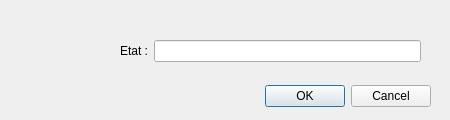
<?xml version="1.0" encoding="UTF-8"?>
<ui version="4.0">
 <class>Dialog_AddEtat</class>
 <widget class="QDialog" name="Dialog_AddEtat">
  <property name="geometry">
   <rect>
    <x>0</x>
    <y>0</y>
    <width>450</width>
    <height>120</height>
   </rect>
  </property>
  <property name="minimumSize">
   <size>
    <width>450</width>
    <height>120</height>
   </size>
  </property>
  <property name="maximumSize">
   <size>
    <width>450</width>
    <height>120</height>
   </size>
  </property>
  <property name="windowTitle">
   <string>Ajouter un etat</string>
  </property>
  <widget class="QDialogButtonBox" name="buttonBox">
   <property name="geometry">
    <rect>
     <x>90</x>
     <y>80</y>
     <width>341</width>
     <height>32</height>
    </rect>
   </property>
   <property name="orientation">
    <enum>Qt::Horizontal</enum>
   </property>
   <property name="standardButtons">
    <set>QDialogButtonBox::Cancel|QDialogButtonBox::Ok</set>
   </property>
  </widget>
  <widget class="QLabel" name="label_2">
   <property name="geometry">
    <rect>
     <x>30</x>
     <y>20</y>
     <width>71</width>
     <height>71</height>
    </rect>
   </property>
   <property name="text">
    <string/>
   </property>
   <property name="pixmap">
    <pixmap resource="resources.qrc">:/resources/img/resources/img/New.png</pixmap>
   </property>
   <property name="scaledContents">
    <bool>true</bool>
   </property>
  </widget>
  <widget class="QWidget" name="formLayoutWidget">
   <property name="geometry">
    <rect>
     <x>120</x>
     <y>40</y>
     <width>301</width>
     <height>31</height>
    </rect>
   </property>
   <layout class="QFormLayout" name="formLayout">
    <property name="fieldGrowthPolicy">
     <enum>QFormLayout::ExpandingFieldsGrow</enum>
    </property>
    <property name="labelAlignment">
     <set>Qt::AlignLeading|Qt::AlignLeft|Qt::AlignVCenter</set>
    </property>
    <item row="0" column="0">
     <widget class="QLabel" name="label">
      <property name="text">
       <string>Etat :</string>
      </property>
     </widget>
    </item>
    <item row="0" column="1">
     <widget class="QLineEdit" name="lineEditEtat"/>
    </item>
   </layout>
  </widget>
 </widget>
 <resources>
  <include location="resources.qrc"/>
 </resources>
 <connections>
  <connection>
   <sender>buttonBox</sender>
   <signal>accepted()</signal>
   <receiver>Dialog_AddEtat</receiver>
   <slot>accept()</slot>
   <hints>
    <hint type="sourcelabel">
     <x>248</x>
     <y>254</y>
    </hint>
    <hint type="destinationlabel">
     <x>157</x>
     <y>274</y>
    </hint>
   </hints>
  </connection>
  <connection>
   <sender>buttonBox</sender>
   <signal>rejected()</signal>
   <receiver>Dialog_AddEtat</receiver>
   <slot>reject()</slot>
   <hints>
    <hint type="sourcelabel">
     <x>316</x>
     <y>260</y>
    </hint>
    <hint type="destinationlabel">
     <x>286</x>
     <y>274</y>
    </hint>
   </hints>
  </connection>
 </connections>
</ui>
